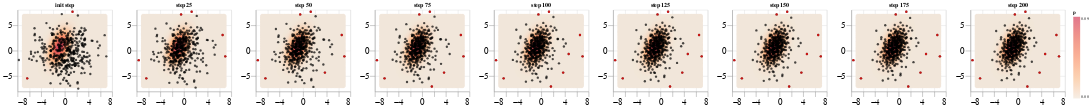

The notebook cell this image was saved under:
### Code cell
qualitative_conv

### Figure 1 — Vega-Lite specification as saved in the notebook (floating-point values rounded to 4 significant figures; data arrays with more than 128 entries replaced by an {"elided": "..."} marker saying what was removed)
{"config": {"view": {"continuousWidth": 400, "continuousHeight": 300}}, "hconcat": [{"layer": [{"data": {"name": "data-01e61d3063e20473598fa556d455212f"}, "mark": "point", "encoding": {"color": {"field": "p", "scale": {"scheme": "lightorange"}, "type": "quantitative"}, "tooltip": [{"field": "x", "type": "quantitative"}, {"field": "y", "type": "quantitative"}, {"field": "p", "type": "quantitative"}], "x": {"axis": {"labelFontSize": 20, "tickSize": 12, "title": ""}, "field": "x", "type": "quantitative"}, "y": {"axis": {"labelFontSize": 20, "tickSize": 12, "title": ""}, "field": "y", "type": "quantitative"}}, "height": 190, "width": 220}, {"layer": [{"data": {"name": "data-480dab928532393eb43477157ef04a58"}, "mark": {"type": "circle", "color": "black"}, "encoding": {"x": {"field": "x", "type": "quantitative"}, "y": {"field": "y", "type": "quantitative"}}}, {"data": {"name": "data-1f731fa7bfa4fe8aac7147b83b653bab"}, "mark": {"type": "circle", "color": "red", "shape": "cross"}, "encoding": {"x": {"field": "x", "type": "quantitative"}, "y": {"field": "y", "type": "quantitative"}}}]}], "title": "init step"}, {"layer": [{"data": {"name": "data-01e61d3063e20473598fa556d455212f"}, "mark": "point", "encoding": {"color": {"field": "p", "scale": {"scheme": "lightorange"}, "type": "quantitative"}, "tooltip": [{"field": "x", "type": "quantitative"}, {"field": "y", "type": "quantitative"}, {"field": "p", "type": "quantitative"}], "x": {"axis": {"labelFontSize": 20, "tickSize": 12, "title": ""}, "field": "x", "type": "quantitative"}, "y": {"axis": {"labelFontSize": 20, "tickSize": 12, "title": ""}, "field": "y", "type": "quantitative"}}, "height": 190, "width": 220}, {"layer": [{"data": {"name": "data-158df97c93a0d9672b5855d2aea2a9ad"}, "mark": {"type": "circle", "color": "black"}, "encoding": {"x": {"field": "x", "type": "quantitative"}, "y": {"field": "y", "type": "quantitative"}}}, {"data": {"name": "data-eebda77e854107b1a5dc1ca57724524f"}, "mark": {"type": "circle", "color": "red", "shape": "cross"}, "encoding": {"x": {"field": "x", "type": "quantitative"}, "y": {"field": "y", "type": "quantitative"}}}]}], "title": "step 25"}, {"layer": [{"data": {"name": "data-01e61d3063e20473598fa556d455212f"}, "mark": "point", "encoding": {"color": {"field": "p", "scale": {"scheme": "lightorange"}, "type": "quantitative"}, "tooltip": [{"field": "x", "type": "quantitative"}, {"field": "y", "type": "quantitative"}, {"field": "p", "type": "quantitative"}], "x": {"axis": {"labelFontSize": 20, "tickSize": 12, "title": ""}, "field": "x", "type": "quantitative"}, "y": {"axis": {"labelFontSize": 20, "tickSize": 12, "title": ""}, "field": "y", "type": "quantitative"}}, "height": 190, "width": 220}, {"layer": [{"data": {"name": "data-4f72dd21db3e058a89dd77f546c762fd"}, "mark": {"type": "circle", "color": "black"}, "encoding": {"x": {"field": "x", "type": "quantitative"}, "y": {"field": "y", "type": "quantitative"}}}, {"data": {"name": "data-256d40b95ba827d5de5d416448295a2d"}, "mark": {"type": "circle", "color": "red", "shape": "cross"}, "encoding": {"x": {"field": "x", "type": "quantitative"}, "y": {"field": "y", "type": "quantitative"}}}]}], "title": "step 50"}, {"layer": [{"data": {"name": "data-01e61d3063e20473598fa556d455212f"}, "mark": "point", "encoding": {"color": {"field": "p", "scale": {"scheme": "lightorange"}, "type": "quantitative"}, "tooltip": [{"field": "x", "type": "quantitative"}, {"field": "y", "type": "quantitative"}, {"field": "p", "type": "quantitative"}], "x": {"axis": {"labelFontSize": 20, "tickSize": 12, "title": ""}, "field": "x", "type": "quantitative"}, "y": {"axis": {"labelFontSize": 20, "tickSize": 12, "title": ""}, "field": "y", "type": "quantitative"}}, "height": 190, "width": 220}, {"layer": [{"data": {"name": "data-fc66ea116e57613a5188e629a544f492"}, "mark": {"type": "circle", "color": "black"}, "encoding": {"x": {"field": "x", "type": "quantitative"}, "y": {"field": "y", "type": "quantitative"}}}, {"data": {"name": "data-a7369297b2df4e0a0c2cf1a98365d511"}, "mark": {"type": "circle", "color": "red", "shape": "cross"}, "encoding": {"x": {"field": "x", "type": "quantitative"}, "y": {"field": "y", "type": "quantitative"}}}]}], "title": "step 75"}, {"layer": [{"data": {"name": "data-01e61d3063e20473598fa556d455212f"}, "mark": "point", "encoding": {"color": {"field": "p", "scale": {"scheme": "lightorange"}, "type": "quantitative"}, "tooltip": [{"field": "x", "type": "quantitative"}, {"field": "y", "type": "quantitative"}, {"field": "p", "type": "quantitative"}], "x": {"axis": {"labelFontSize": 20, "tickSize": 12, "title": ""}, "field": "x", "type": "quantitative"}, "y": {"axis": {"labelFontSize": 20, "tickSize": 12, "title": ""}, "field": "y", "type": "quantitative"}}, "height": 190, "width": 220}, {"layer": [{"data": {"name": "data-b6c1dd488456bb76b03205a63ca6ab3e"}, "mark": {"type": "circle", "color": "black"}, "encoding": {"x": {"field": "x", "type": "quantitative"}, "y": {"field": "y", "type": "quantitative"}}}, {"data": {"name": "data-41422997d72b133e7885792983e5f793"}, "mark": {"type": "circle", "color": "red", "shape": "cross"}, "encoding": {"x": {"field": "x", "type": "quantitative"}, "y": {"field": "y", "type": "quantitative"}}}]}], "title": "step 100"}, {"layer": [{"data": {"name": "data-01e61d3063e20473598fa556d455212f"}, "mark": "point", "encoding": {"color": {"field": "p", "scale": {"scheme": "lightorange"}, "type": "quantitative"}, "tooltip": [{"field": "x", "type": "quantitative"}, {"field": "y", "type": "quantitative"}, {"field": "p", "type": "quantitative"}], "x": {"axis": {"labelFontSize": 20, "tickSize": 12, "title": ""}, "field": "x", "type": "quantitative"}, "y": {"axis": {"labelFontSize": 20, "tickSize": 12, "title": ""}, "field": "y", "type": "quantitative"}}, "height": 190, "width": 220}, {"layer": [{"data": {"name": "data-d797a033add55fb243a0ec8332e95f36"}, "mark": {"type": "circle", "color": "black"}, "encoding": {"x": {"field": "x", "type": "quantitative"}, "y": {"field": "y", "type": "quantitative"}}}, {"data": {"name": "data-41422997d72b133e7885792983e5f793"}, "mark": {"type": "circle", "color": "red", "shape": "cross"}, "encoding": {"x": {"field": "x", "type": "quantitative"}, "y": {"field": "y", "type": "quantitative"}}}]}], "title": "step 125"}, {"layer": [{"data": {"name": "data-01e61d3063e20473598fa556d455212f"}, "mark": "point", "encoding": {"color": {"field": "p", "scale": {"scheme": "lightorange"}, "type": "quantitative"}, "tooltip": [{"field": "x", "type": "quantitative"}, {"field": "y", "type": "quantitative"}, {"field": "p", "type": "quantitative"}], "x": {"axis": {"labelFontSize": 20, "tickSize": 12, "title": ""}, "field": "x", "type": "quantitative"}, "y": {"axis": {"labelFontSize": 20, "tickSize": 12, "title": ""}, "field": "y", "type": "quantitative"}}, "height": 190, "width": 220}, {"layer": [{"data": {"name": "data-1603f4e4a735f07cda6426df7c608a08"}, "mark": {"type": "circle", "color": "black"}, "encoding": {"x": {"field": "x", "type": "quantitative"}, "y": {"field": "y", "type": "quantitative"}}}, {"data": {"name": "data-41422997d72b133e7885792983e5f793"}, "mark": {"type": "circle", "color": "red", "shape": "cross"}, "encoding": {"x": {"field": "x", "type": "quantitative"}, "y": {"field": "y", "type": "quantitative"}}}]}], "title": "step 150"}, {"layer": [{"data": {"name": "data-01e61d3063e20473598fa556d455212f"}, "mark": "point", "encoding": {"color": {"field": "p", "scale": {"scheme": "lightorange"}, "type": "quantitative"}, "tooltip": [{"field": "x", "type": "quantitative"}, {"field": "y", "type": "quantitative"}, {"field": "p", "type": "quantitative"}], "x": {"axis": {"labelFontSize": 20, "tickSize": 12, "title": ""}, "field": "x", "type": "quantitative"}, "y": {"axis": {"labelFontSize": 20, "tickSize": 12, "title": ""}, "field": "y", "type": "quantitative"}}, "height": 190, "width": 220}, {"layer": [{"data": {"name": "data-8ab7688661dbc0a171c22fc4adc98392"}, "mark": {"type": "circle", "color": "black"}, "encoding": {"x": {"field": "x", "type": "quantitative"}, "y": {"field": "y", "type": "quantitative"}}}, {"data": {"name": "data-41422997d72b133e7885792983e5f793"}, "mark": {"type": "circle", "color": "red", "shape": "cross"}, "encoding": {"x": {"field": "x", "type": "quantitative"}, "y": {"field": "y", "type": "quantitative"}}}]}], "title": "step 175"}, {"layer": [{"data": {"name": "data-01e61d3063e20473598fa556d455212f"}, "mark": "point", "encoding": {"color": {"field": "p", "scale": {"scheme": "lightorange"}, "type": "quantitative"}, "tooltip": [{"field": "x", "type": "quantitative"}, {"field": "y", "type": "quantitative"}, {"field": "p", "type": "quantitative"}], "x": {"axis": {"labelFontSize": 20, "tickSize": 12, "title": ""}, "field": "x", "type": "quantitative"}, "y": {"axis": {"labelFontSize": 20, "tickSize": 12, "title": ""}, "field": "y", "type": "quantitative"}}, "height": 190, "width": 220}, {"layer": [{"data": {"name": "data-08d782a688c216e3c93db37bc05257a5"}, "mark": {"type": "circle", "color": "black"}, "encoding": {"x": {"field": "x", "type": "quantitative"}, "y": {"field": "y", "type": "quantitative"}}}, {"data": {"name": "data-41422997d72b133e7885792983e5f793"}, "mark": {"type": "circle", "color": "red", "shape": "cross"}, "encoding": {"x": {"field": "x", "type": "quantitative"}, "y": {"field": "y", "type": "quantitative"}}}]}], "title": "step 200"}], "$schema": "https://vega.github.io/schema/vega-lite/v4.17.0.json", "datasets": {"data-01e61d3063e20473598fa556d455212f": {"elided": "19600 records"}, "data-480dab928532393eb43477157ef04a58": {"elided": "400 records"}, "data-1f731fa7bfa4fe8aac7147b83b653bab": [{"x": -6.381, "y": -5.407}, {"x": 1.286, "y": 7.626}], "data-158df97c93a0d9672b5855d2aea2a9ad": {"elided": "400 records"}, "data-eebda77e854107b1a5dc1ca57724524f": [{"x": 1.286, "y": 7.626}, {"x": -6.381, "y": -5.407}, {"x": -7.666, "y": -1.84}, {"x": 6.971, "y": -1.093}, {"x": 6.528, "y": 3.09}, {"x": -0.5, "y": 7.114}], "data-4f72dd21db3e058a89dd77f546c762fd": {"elided": "400 records"}, "data-256d40b95ba827d5de5d416448295a2d": [{"x": 1.286, "y": 7.626}, {"x": -6.381, "y": -5.407}, {"x": 3.684, "y": -4.274}, {"x": -7.666, "y": -1.84}, {"x": 6.971, "y": -1.093}, {"x": 6.528, "y": 3.09}, {"x": -0.5, "y": 7.114}], "data-fc66ea116e57613a5188e629a544f492": {"elided": "400 records"}, "data-a7369297b2df4e0a0c2cf1a98365d511": [{"x": 1.286, "y": 7.626}, {"x": -6.381, "y": -5.407}, {"x": 3.684, "y": -4.274}, {"x": -7.666, "y": -1.84}, {"x": 6.971, "y": -1.093}, {"x": 6.528, "y": 3.09}, {"x": -0.5, "y": 7.114}, {"x": 1.618, "y": -7.005}], "data-b6c1dd488456bb76b03205a63ca6ab3e": {"elided": "400 records"}, "data-41422997d72b133e7885792983e5f793": [{"x": 1.286, "y": 7.626}, {"x": -6.381, "y": -5.407}, {"x": 3.684, "y": -4.274}, {"x": -7.666, "y": -1.84}, {"x": 6.971, "y": -1.093}, {"x": 4.623, "y": -0.6303}, {"x": 6.528, "y": 3.09}, {"x": -0.5, "y": 7.114}, {"x": 1.618, "y": -7.005}], "data-d797a033add55fb243a0ec8332e95f36": {"elided": "400 records"}, "data-1603f4e4a735f07cda6426df7c608a08": {"elided": "400 records"}, "data-8ab7688661dbc0a171c22fc4adc98392": {"elided": "400 records"}, "data-08d782a688c216e3c93db37bc05257a5": {"elided": "400 records"}}}
